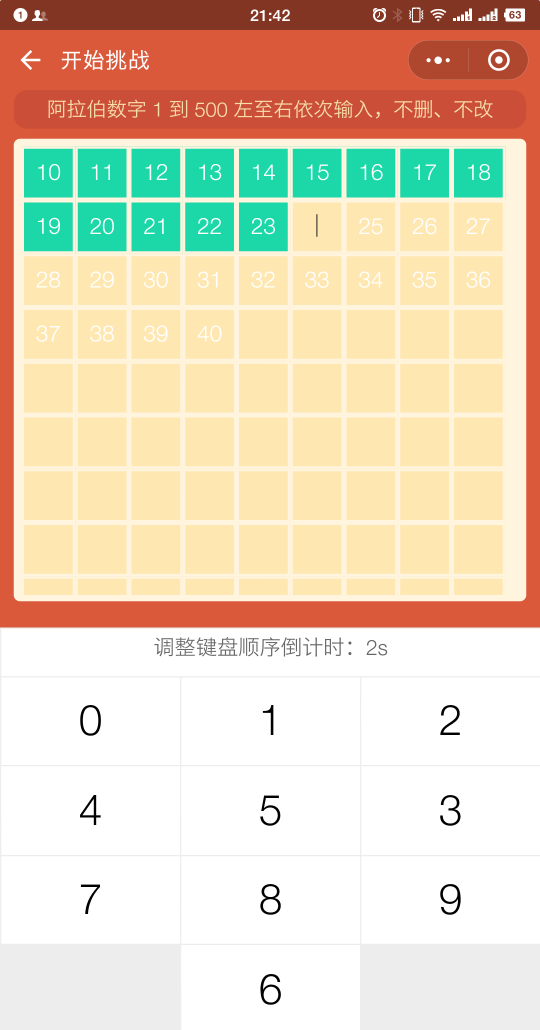
#> input picture images/006.png, 1080 x 2060 px (shown at 1/2 size)
$ jupyter execute img2num.ipynb
#> lines starting #> are read from the running program, lines starting #| are printed output that depends on the picture
[cell 1]
import numpy as np
import matplotlib.pyplot as plt
from PIL import Image

[cell 2]
w = 60#360
h = 80#178
ws = 150
hs = 49
box  = [
    [ws,hs+1353, w, h],
    [ws,hs+1531, w, h],
    [ws,hs+1711, w, h],
#     [ws,hs+1888, w, h],

    [ws+361,hs+1353, w, h],
    [ws+361,hs+1531, w, h],
    [ws+361,hs+1711, w, h],
    [ws+361,hs+1888, w, h],

    [ws+721,hs+1353, w, h],
    [ws+721,hs+1531, w, h],
    [ws+721,hs+1711, w, h],
#     [ws+721,hs+1888, w, h],


]
def display(name):
    img = Image.open(name)
    plt.axis('off')
    plt.subplot(121)
    plt.imshow(img)
    for i in range(len(box)):
        plt.gca().add_patch(plt.Rectangle((box[i][0],box[i][1]),box[i][2],box[i][3]))
# [9 lines of commented-out code are left out]
    plt.show()

[cell 3]
def getNumImg(name):
#> called with name = 'images/006.png'
    img = Image.open(name)
#> img is the input picture: PIL image 1080x2060 RGBA; mean R, G, B, A 229.9, 212.3, 188.3, 255


    for i in range(len(box)):
        b = (box[i][0], box[i][1], box[i][0]+box[i][2], box[i][1]+box[i][3])
        roi = img.crop(b)
        roi.save('num/' + str(i) + '.png')
#> this loop made 10 passes
#> pass 1, in getNumImg, `roi = img.crop(b)`:
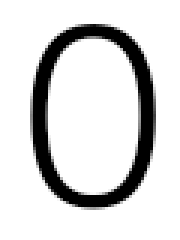
#> roi: PIL image 60x80 RGBA (shown 3 times larger); mean R, G, B, A 215.2, 215.2, 215.2, 255
#> pass 2, in getNumImg, `roi = img.crop(b)`:
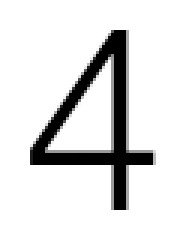
#> roi: PIL image 60x80 RGBA (shown 3 times larger); mean R, G, B, A 221.4, 221.4, 221.4, 255
#> pass 3, in getNumImg, `roi = img.crop(b)`:
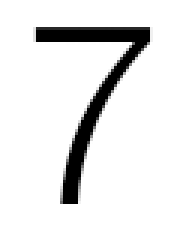
#> roi: PIL image 60x80 RGBA (shown 3 times larger); mean R, G, B, A 230, 230, 230, 255
#> after the loop:
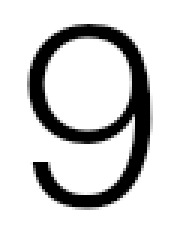
#> roi: PIL image 60x80 RGBA (shown 3 times larger); mean R, G, B, A 210.4, 210.4, 210.4, 255
